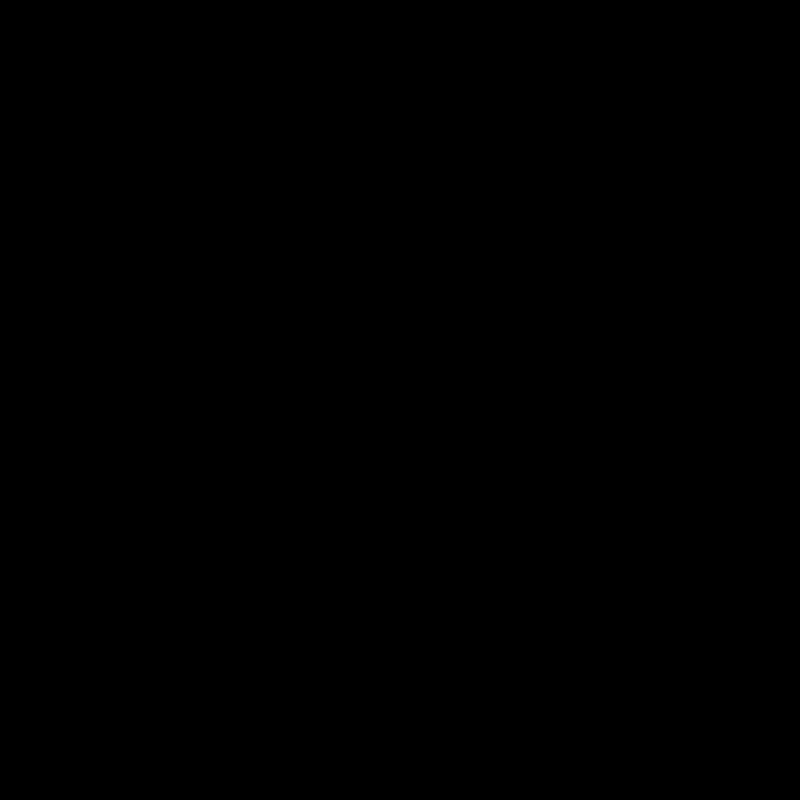
Frame 1 (no input)
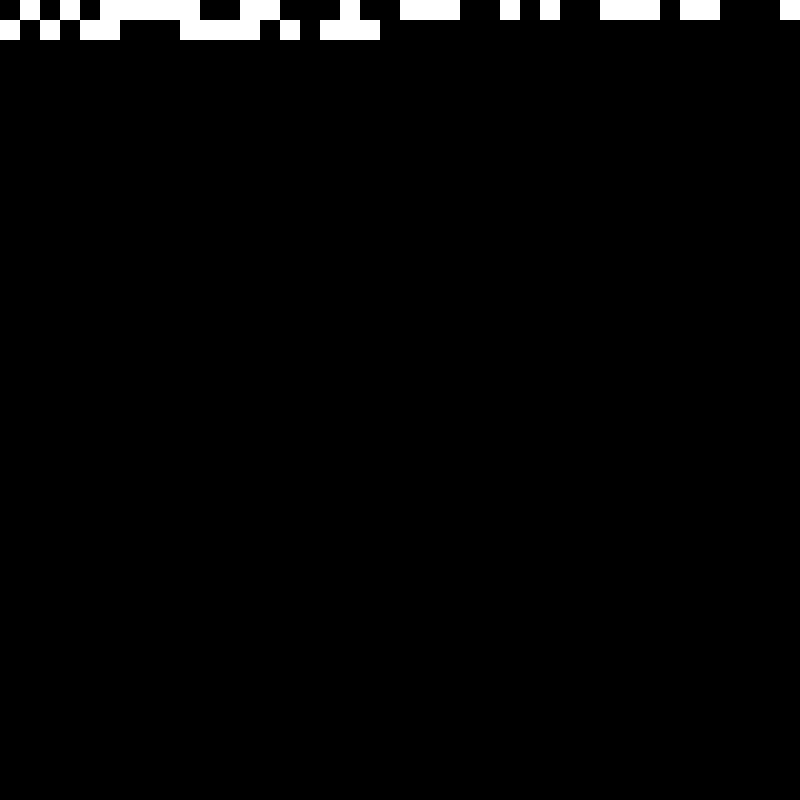
Frame 60 (no input)
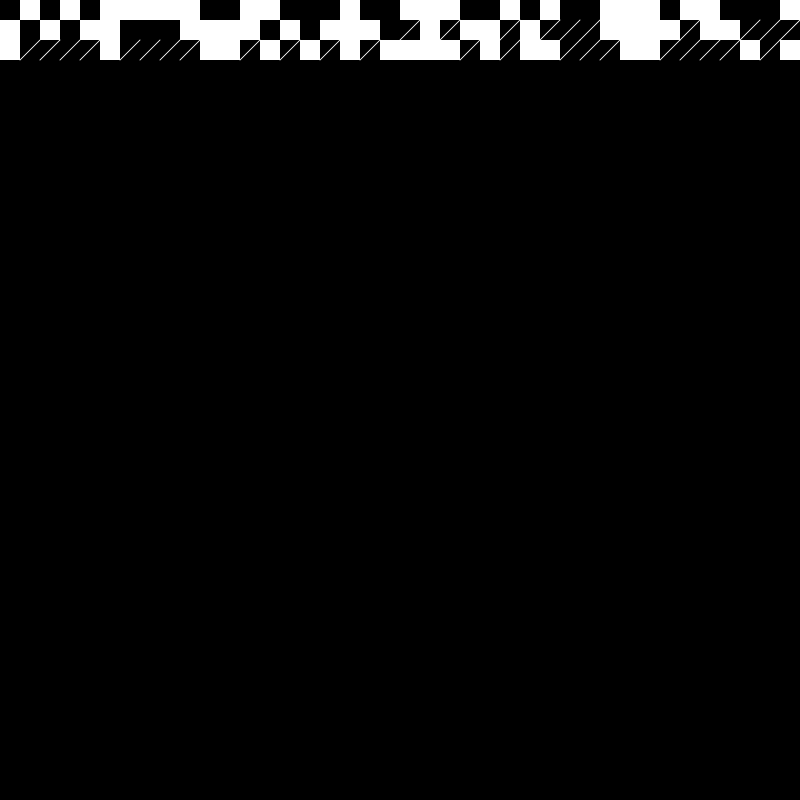
Frame 120 (the mouse pressed at the canvas centre since frame 60)

The p5.js sketch that drew these frames (run headless with seeded random() and noise() and a simulated clock; from frame 60 on, the mouse is pressed at the canvas centre):

// p5.js sketch
// ── sketch.js
//bomdimax
//10print_line climax
//---------------------------------------------



function setup() {
  
  createCanvas(800, 800);
  background(0);
}

//dichiaro la gradezza delle varie griglie
let x = 0;
let y = 0;
let grid = 20;


let spessore_linea = grid / 10000;

function draw() {
 
  fill(255);
  stroke(255);
  strokeWeight(spessore_linea);

  //se il risultato della funzione che lancia la monetina è vero
  // verrà disegnato un quadrato
  // se è falso verrà disegnata una linea
  if (testaCroce()) {
    push();

    noStroke();
    rect(x * grid, y * grid, grid, grid);

    pop();
  } else {
    line(x * grid + grid, y * grid, x * grid, y * grid + grid);
  }

  //disegnamo quadrati e linee in sequenza
  x++;

 
  if (x * grid >= width) {
    x = 0;
    y++;
  }

  // quando fiisce il ffoglio ricomincia da capo
  if (y * grid >= height) {
    background(0);
    y = 0;
  }
}


// estrae un numero random 
function testaCroce() {
  if (random(2) < 1) {
    return true; // testa
  } else {
    return false; // croce
  }
}

function mousePressed() {


  spessore_linea++;
}
